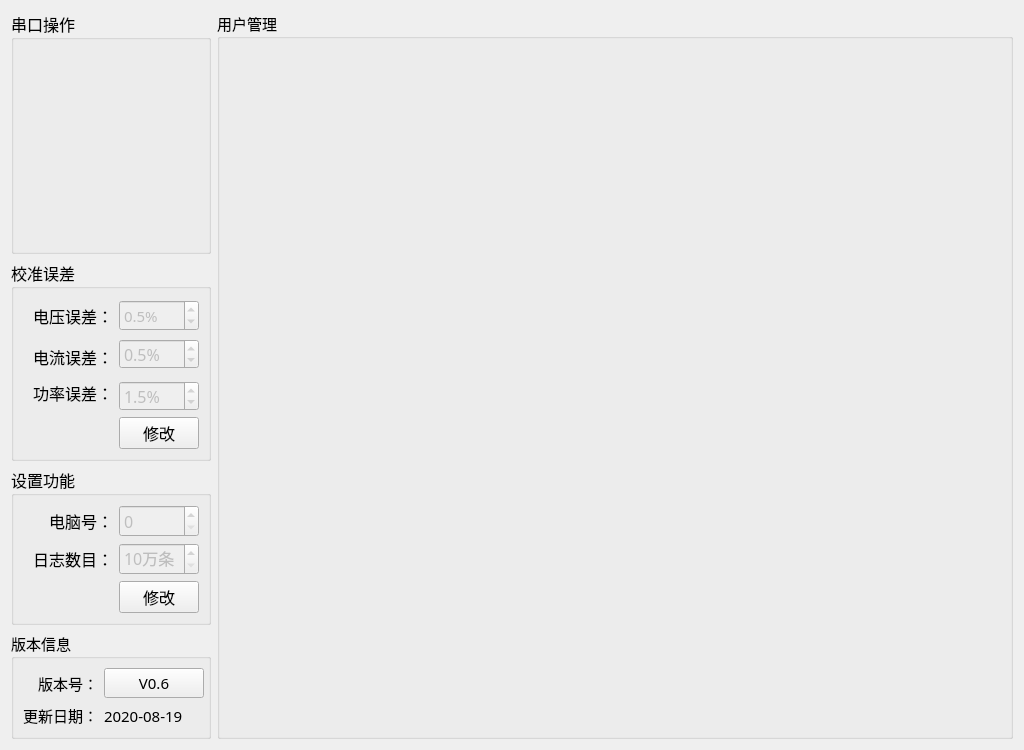
<?xml version="1.0" encoding="UTF-8"?>
<ui version="4.0">
 <class>Setup_MainWid</class>
 <widget class="QWidget" name="Setup_MainWid">
  <property name="geometry">
   <rect>
    <x>0</x>
    <y>0</y>
    <width>1024</width>
    <height>750</height>
   </rect>
  </property>
  <property name="font">
   <font>
    <family>微软雅黑</family>
    <pointsize>11</pointsize>
   </font>
  </property>
  <property name="windowTitle">
   <string>Form</string>
  </property>
  <layout class="QGridLayout" name="gridLayout_6">
   <item row="0" column="0">
    <widget class="QGroupBox" name="groupBox_3">
     <property name="minimumSize">
      <size>
       <width>0</width>
       <height>240</height>
      </size>
     </property>
     <property name="maximumSize">
      <size>
       <width>200</width>
       <height>260</height>
      </size>
     </property>
     <property name="font">
      <font>
       <family>微软雅黑</family>
       <pointsize>12</pointsize>
      </font>
     </property>
     <property name="title">
      <string>串口操作</string>
     </property>
     <layout class="QGridLayout" name="gridLayout">
      <property name="topMargin">
       <number>0</number>
      </property>
      <item row="0" column="0">
       <widget class="QWidget" name="serWid_1" native="true">
        <property name="minimumSize">
         <size>
          <width>0</width>
          <height>70</height>
         </size>
        </property>
       </widget>
      </item>
      <item row="1" column="0">
       <widget class="QWidget" name="serWid_2" native="true">
        <property name="minimumSize">
         <size>
          <width>0</width>
          <height>70</height>
         </size>
        </property>
       </widget>
      </item>
      <item row="2" column="0">
       <widget class="QWidget" name="sourceWid" native="true">
        <property name="minimumSize">
         <size>
          <width>0</width>
          <height>70</height>
         </size>
        </property>
       </widget>
      </item>
     </layout>
    </widget>
   </item>
   <item row="0" column="1" rowspan="4">
    <widget class="QGroupBox" name="groupBox_5">
     <property name="title">
      <string>用户管理</string>
     </property>
     <layout class="QGridLayout" name="gridLayout_4">
      <item row="0" column="0">
       <widget class="QStackedWidget" name="stackedWid"/>
      </item>
     </layout>
    </widget>
   </item>
   <item row="1" column="0">
    <widget class="QGroupBox" name="groupBox_4">
     <property name="maximumSize">
      <size>
       <width>200</width>
       <height>240</height>
      </size>
     </property>
     <property name="font">
      <font>
       <family>微软雅黑</family>
       <pointsize>12</pointsize>
      </font>
     </property>
     <property name="title">
      <string>校准误差</string>
     </property>
     <layout class="QGridLayout" name="gridLayout_3">
      <item row="0" column="1">
       <widget class="QLabel" name="label_10">
        <property name="minimumSize">
         <size>
          <width>0</width>
          <height>35</height>
         </size>
        </property>
        <property name="text">
         <string>电压误差：</string>
        </property>
        <property name="alignment">
         <set>Qt::AlignRight|Qt::AlignTrailing|Qt::AlignVCenter</set>
        </property>
       </widget>
      </item>
      <item row="0" column="2">
       <widget class="QDoubleSpinBox" name="volErrBox">
        <property name="enabled">
         <bool>false</bool>
        </property>
        <property name="minimumSize">
         <size>
          <width>0</width>
          <height>30</height>
         </size>
        </property>
        <property name="font">
         <font>
          <family>微软雅黑</family>
          <pointsize>11</pointsize>
         </font>
        </property>
        <property name="layoutDirection">
         <enum>Qt::LeftToRight</enum>
        </property>
        <property name="styleSheet">
         <string notr="true"/>
        </property>
        <property name="buttonSymbols">
         <enum>QAbstractSpinBox::UpDownArrows</enum>
        </property>
        <property name="correctionMode">
         <enum>QAbstractSpinBox::CorrectToPreviousValue</enum>
        </property>
        <property name="suffix">
         <string>%</string>
        </property>
        <property name="decimals">
         <number>1</number>
        </property>
        <property name="maximum">
         <double>1.500000000000000</double>
        </property>
        <property name="singleStep">
         <double>0.100000000000000</double>
        </property>
        <property name="value">
         <double>0.500000000000000</double>
        </property>
       </widget>
      </item>
      <item row="1" column="0" rowspan="2" colspan="2">
       <widget class="QLabel" name="label_9">
        <property name="minimumSize">
         <size>
          <width>0</width>
          <height>35</height>
         </size>
        </property>
        <property name="text">
         <string>电流误差：</string>
        </property>
        <property name="alignment">
         <set>Qt::AlignRight|Qt::AlignTrailing|Qt::AlignVCenter</set>
        </property>
       </widget>
      </item>
      <item row="1" column="2">
       <widget class="QDoubleSpinBox" name="curErrBox">
        <property name="enabled">
         <bool>false</bool>
        </property>
        <property name="minimumSize">
         <size>
          <width>0</width>
          <height>30</height>
         </size>
        </property>
        <property name="prefix">
         <string/>
        </property>
        <property name="suffix">
         <string>%</string>
        </property>
        <property name="decimals">
         <number>1</number>
        </property>
        <property name="maximum">
         <double>1.500000000000000</double>
        </property>
        <property name="singleStep">
         <double>0.100000000000000</double>
        </property>
        <property name="value">
         <double>0.500000000000000</double>
        </property>
       </widget>
      </item>
      <item row="2" column="1" rowspan="2">
       <widget class="QLabel" name="label_11">
        <property name="minimumSize">
         <size>
          <width>0</width>
          <height>35</height>
         </size>
        </property>
        <property name="text">
         <string>功率误差：</string>
        </property>
        <property name="alignment">
         <set>Qt::AlignRight|Qt::AlignTrailing|Qt::AlignVCenter</set>
        </property>
       </widget>
      </item>
      <item row="3" column="2">
       <widget class="QDoubleSpinBox" name="powErrBox">
        <property name="enabled">
         <bool>false</bool>
        </property>
        <property name="minimumSize">
         <size>
          <width>0</width>
          <height>30</height>
         </size>
        </property>
        <property name="prefix">
         <string/>
        </property>
        <property name="suffix">
         <string>%</string>
        </property>
        <property name="decimals">
         <number>1</number>
        </property>
        <property name="minimum">
         <double>0.000000000000000</double>
        </property>
        <property name="maximum">
         <double>20.000000000000000</double>
        </property>
        <property name="singleStep">
         <double>0.500000000000000</double>
        </property>
        <property name="value">
         <double>1.500000000000000</double>
        </property>
       </widget>
      </item>
      <item row="4" column="1">
       <spacer name="horizontalSpacer">
        <property name="orientation">
         <enum>Qt::Horizontal</enum>
        </property>
        <property name="sizeHint" stdset="0">
         <size>
          <width>96</width>
          <height>20</height>
         </size>
        </property>
       </spacer>
      </item>
      <item row="4" column="2">
       <widget class="QPushButton" name="saveBtn">
        <property name="text">
         <string>修改</string>
        </property>
       </widget>
      </item>
     </layout>
    </widget>
   </item>
   <item row="2" column="0">
    <widget class="QGroupBox" name="groupBox_2">
     <property name="minimumSize">
      <size>
       <width>0</width>
       <height>0</height>
      </size>
     </property>
     <property name="maximumSize">
      <size>
       <width>200</width>
       <height>16777215</height>
      </size>
     </property>
     <property name="font">
      <font>
       <family>微软雅黑</family>
       <pointsize>12</pointsize>
      </font>
     </property>
     <property name="title">
      <string>设置功能</string>
     </property>
     <layout class="QGridLayout" name="gridLayout_5">
      <item row="0" column="0">
       <widget class="QLabel" name="label_16">
        <property name="text">
         <string>电脑号：</string>
        </property>
        <property name="alignment">
         <set>Qt::AlignRight|Qt::AlignTrailing|Qt::AlignVCenter</set>
        </property>
       </widget>
      </item>
      <item row="0" column="1">
       <widget class="QSpinBox" name="pcNumSpin">
        <property name="enabled">
         <bool>false</bool>
        </property>
        <property name="styleSheet">
         <string notr="true"/>
        </property>
       </widget>
      </item>
      <item row="1" column="0">
       <widget class="QLabel" name="label_15">
        <property name="text">
         <string>日志数目：</string>
        </property>
        <property name="alignment">
         <set>Qt::AlignRight|Qt::AlignTrailing|Qt::AlignVCenter</set>
        </property>
       </widget>
      </item>
      <item row="1" column="1">
       <widget class="QSpinBox" name="logCountSpin">
        <property name="enabled">
         <bool>false</bool>
        </property>
        <property name="suffix">
         <string>万条</string>
        </property>
        <property name="minimum">
         <number>10</number>
        </property>
       </widget>
      </item>
      <item row="2" column="0">
       <spacer name="horizontalSpacer_2">
        <property name="orientation">
         <enum>Qt::Horizontal</enum>
        </property>
        <property name="sizeHint" stdset="0">
         <size>
          <width>92</width>
          <height>20</height>
         </size>
        </property>
       </spacer>
      </item>
      <item row="2" column="1">
       <widget class="QPushButton" name="pcBtn">
        <property name="text">
         <string>修改</string>
        </property>
       </widget>
      </item>
     </layout>
    </widget>
   </item>
   <item row="3" column="0">
    <widget class="QGroupBox" name="groupBox">
     <property name="maximumSize">
      <size>
       <width>200</width>
       <height>200</height>
      </size>
     </property>
     <property name="title">
      <string>版本信息</string>
     </property>
     <layout class="QGridLayout" name="gridLayout_2">
      <item row="1" column="2">
       <widget class="QLabel" name="label_date">
        <property name="text">
         <string>2020-08-19</string>
        </property>
       </widget>
      </item>
      <item row="0" column="0">
       <widget class="QLabel" name="label">
        <property name="text">
         <string>版本号：</string>
        </property>
        <property name="alignment">
         <set>Qt::AlignRight|Qt::AlignTrailing|Qt::AlignVCenter</set>
        </property>
       </widget>
      </item>
      <item row="1" column="0">
       <widget class="QLabel" name="label_3">
        <property name="text">
         <string>更新日期：</string>
        </property>
        <property name="alignment">
         <set>Qt::AlignRight|Qt::AlignTrailing|Qt::AlignVCenter</set>
        </property>
       </widget>
      </item>
      <item row="0" column="2">
       <widget class="QPushButton" name="verBtn">
        <property name="minimumSize">
         <size>
          <width>100</width>
          <height>30</height>
         </size>
        </property>
        <property name="text">
         <string>V0.6</string>
        </property>
       </widget>
      </item>
     </layout>
    </widget>
   </item>
  </layout>
 </widget>
 <resources/>
 <connections/>
</ui>
